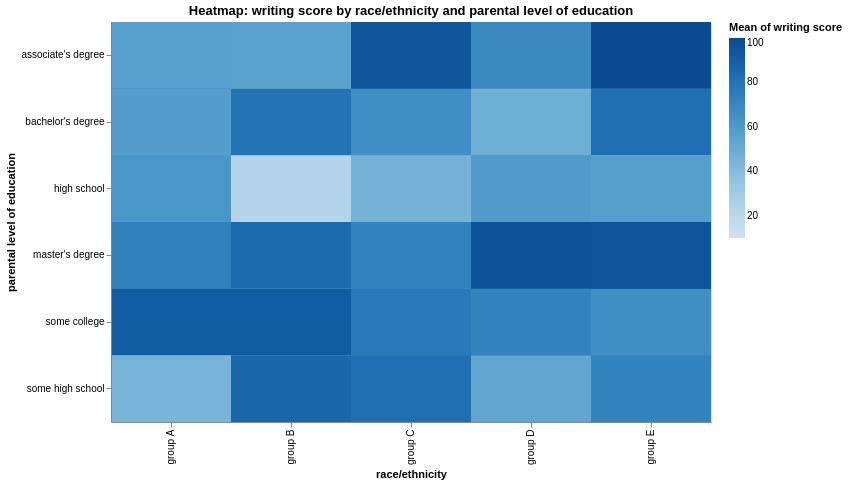

Write a Vega-Lite specification for this figure.
### Vega-Lite specification from a JSON file in a GitHub repository (floating-point values rounded to 4 significant figures; data arrays with more than 128 entries replaced by an {"elided": "..."} marker saying what was removed)
{"$schema": "https://vega.github.io/schema/vega-lite/v5.json", "title": "Heatmap: writing score by race/ethnicity and parental level of education", "width": 600, "height": 400, "data": {"values": {"elided": "1000 records"}}, "mark": "rect", "encoding": {"x": {"field": "race/ethnicity", "type": "nominal", "scale": {}}, "y": {"field": "parental level of education", "type": "nominal", "scale": {}}, "color": {"aggregate": "mean", "field": "writing score", "type": "quantitative", "scale": {"scheme": "blues"}}, "tooltip": [{"field": "race/ethnicity", "type": "nominal"}, {"field": "parental level of education", "type": "nominal"}, {"field": "writing score", "type": "quantitative"}]}, "transform": [], "params": []}
